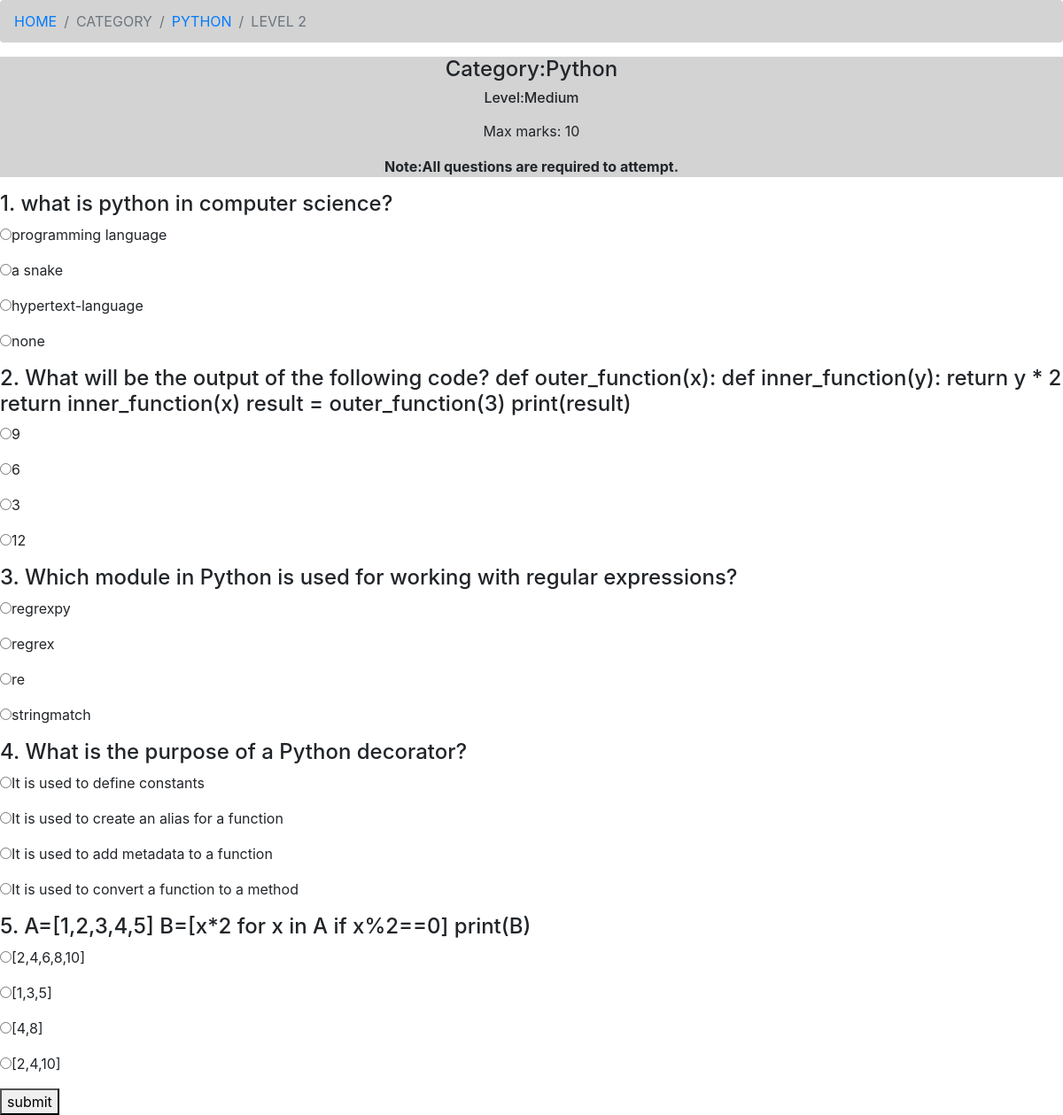
Page /py2 on the committed database.
### main/models.py (models this page shows, shortened)
class QuizQuestion(models.Model):
    category=models.ForeignKey(QuizCategory , on_delete=models.CASCADE)
    question_text=models.TextField()
    option1=models.CharField(max_length=200)
    option2=models.CharField(max_length=200)
    option3=models.CharField(max_length=200)
    option4=models.CharField(max_length=200)
    level=models.CharField(max_length=100,default=0)
    points=models.IntegerField(default="0")
    time_limit=models.IntegerField()
    right_option=models.CharField(max_length=100)

### main/views.py (the view)
# urls.py: path("py2", views.py2, name="py2"),
def py2(request):
    questions=QuizQuestion.objects.filter(level='pmedium')
    return render(request,'category/python/py2.html',{'questions':questions})

### main/templates/category/python/py2.html (shortened to what this page needs)
<!doctype html>
<html lang="en">
  <head>
    <link rel="stylesheet" href="https://cdn.jsdelivr.net/npm/bootstrap@4.1.3/dist/css/bootstrap.min.css">
  </head>
  <body>
    <nav aria-label="breadcrumb">
        <ol class="breadcrumb">
          <li class="breadcrumb-item"><a href="{% url 'home' %}">HOME</a></li>
          <li class="breadcrumb-item active" aria-current="page">CATEGORY</li>
          <li class="breadcrumb-item"><a href="{% url 'python' %}">PYTHON</a></li>
          <li class="breadcrumb-item active" aria-current="page">LEVEL 2</li>
        </ol>
    </nav>
    <div class="heading">
      <h4><center> Category:Python</center></h4>
      <h6><center>Level:Medium</center></h6>
      <p><center>Max marks: 10</center></p>
      <p><b>Note:All questions are required to attempt.</b></p>
  </div>
  <table>
    <form method="POST" action="{% url 'result' %}" class='container-fluid'>
    {%for question in questions %}
    <h4>{{forloop.counter}}. {{question.question_text}}</h4>
    <p><input type="radio" name="que{{forloop.counter}}" value="1" >{{question.option1}}</p>
    <p><input type="radio" name="que{{forloop.counter}}" value="2" >{{question.option2}}</p>
    <p><input type="radio" name="que{{forloop.counter}}" value="3" >{{question.option3}}</p>
    <p><input type="radio" name="que{{forloop.counter}}" value="4" >{{question.option4}}</p>
    {% endfor %}
    <button type="submit" class='btn-btn primary'>submit</button>
  </form>
 </table>
  </body>
</html>

### main/templates/category/python/py2.html (style rules this page uses)
.breadcrumb { background: lightgrey; }
.heading { text-align:center; background:lightgrey; }

### rows in the picture
QuizQuestion: question_text "what is python in computer science?", option1 "programming language", option2 "a snake", option3 "hypertext-language", option4 "none"
QuizQuestion: question_text "What will be the output of the following code? def outer_function(x): def inner_function(y): return y * 2 return inner_function(x) result = outer_function(3) print(result)", option1 "9", option2 "6", option3 "3", option4 "12"
QuizQuestion: question_text "Which module in Python is used for working with regular expressions?", option1 "regrexpy", option2 "regrex", option3 "re", option4 "stringmatch"
QuizQuestion: question_text "What is the purpose of a Python decorator?", option1 "It is used to define constants", option2 "It is used to create an alias for a function", option3 "It is used to add metadata to a function", option4 "It is used to convert a function to a method"
QuizQuestion: question_text "A=[1,2,3,4,5] B=[x*2 for x in A if x%2==0] print(B)", option1 "[2,4,6,8,10]", option2 "[1,3,5]", option3 "[4,8]", option4 "[2,4,10]"
